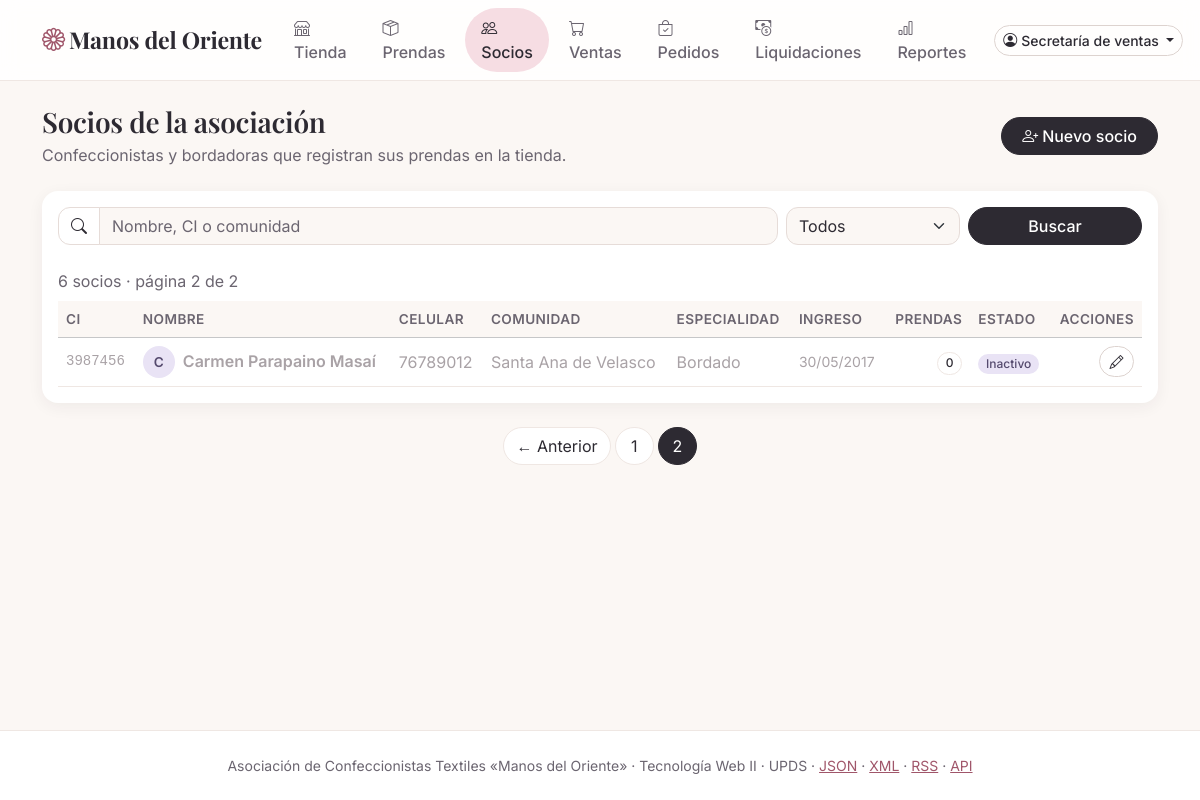
/socios.php?pagina=2 (signed in), run on the app's committed database.
### tables this page shows
CREATE TABLE socios (
    id             INT UNSIGNED  NOT NULL AUTO_INCREMENT,
    ci             VARCHAR(13)   NOT NULL COMMENT 'Cédula de identidad, con complemento opcional (1234567-1A)',
    nombre         VARCHAR(80)   NOT NULL,
    telefono       CHAR(8)       NOT NULL COMMENT 'Celular boliviano: 8 dígitos, empieza en 6 o 7',
    comunidad      VARCHAR(60)   NOT NULL,
    especialidad   ENUM('Costura', 'Bordado', 'Tejido', 'Estampado') NOT NULL,
    fecha_ingreso  DATE          NOT NULL,
    activo         TINYINT(1)    NOT NULL DEFAULT 1,
    creado_en      TIMESTAMP     NOT NULL DEFAULT CURRENT_TIMESTAMP,
    actualizado_en TIMESTAMP     NOT NULL DEFAULT CURRENT_TIMESTAMP ON UPDATE CURRENT_TIMESTAMP,
    PRIMARY KEY (id),
    UNIQUE KEY uq_socios_ci (ci),
    KEY ix_socios_nombre (nombre),
    CONSTRAINT ck_socios_telefono CHECK (telefono REGEXP '^[67][0-9]{7}$')
);

### src/Conexion.php (called while the page is built, shortened)
<?php
final class Conexion
{
    private static ?PDO $pdo = null;
    public static function obtener(): PDO
    {
        return self::$pdo ??= self::crear(configuracion_bd());
    }
    public static function crear(array $bd, bool $conBase = true): PDO
    {
        $dsn = "mysql:host={$bd['host']};port={$bd['puerto']};charset=utf8mb4" . ($conBase ? ";dbname={$bd['nombre']}" : '');
        $pdo = new PDO($dsn, $bd['usuario'], $bd['clave'], [
            PDO::ATTR_ERRMODE => PDO::ERRMODE_EXCEPTION,
            PDO::ATTR_DEFAULT_FETCH_MODE => PDO::FETCH_ASSOC,
            PDO::ATTR_EMULATE_PREPARES => false,
        ]);
        $pdo->exec("SET time_zone = '-04:00'");
        return $pdo;
    }
}

### src/Repositorio/SocioRepositorio.php (called while the page is built, shortened)
<?php
final class SocioRepositorio
{
    public function paginar(int $pagina = 1, int $porPagina = 10, string $texto = '', ?bool $activos = null): Pagina
    {
        $condiciones = [];
        $parametros = [];
        $texto = trim($texto);
        $donde = $condiciones === [] ? '' : ' WHERE ' . implode(' AND ', $condiciones);
        $contar = $this->pdo->prepare("SELECT COUNT(*) FROM socios s$donde");
        $contar->execute($parametros);
        $total = (int) $contar->fetchColumn();
        $pagina = Pagina::normalizar($pagina, $total, $porPagina);
        $consulta = $this->pdo->prepare('SELECT ' . self::COLUMNAS . ', COUNT(p.id) AS productos, COALESCE(SUM(p.stock), 0) AS unidades
            FROM socios s LEFT JOIN productos p ON p.socio_id = s.id' . $donde . '
            GROUP BY s.id ORDER BY s.activo DESC, s.nombre LIMIT :limite OFFSET :desde');
        $consulta->bindValue('limite', $porPagina, PDO::PARAM_INT);
        $consulta->bindValue('desde', ($pagina - 1) * $porPagina, PDO::PARAM_INT);
        $consulta->execute();
        $elementos = array_map(fn(array $f): array => [
            'socio' => self::hidratar($f), 'productos' => (int) $f['productos'], 'unidades' => (int) $f['unidades'],
        ], $consulta->fetchAll());
        return new Pagina($elementos, $total, $pagina, $porPagina);
    }
    public static function hidratar(array $fila, string $prefijo = ''): Socio
    {
        return new Socio(
            ci: $fila[$prefijo . 'ci'],
            nombre: $fila[$prefijo . 'nombre'],
            telefono: $fila[$prefijo . 'telefono'],
            comunidad: $fila[$prefijo . 'comunidad'],
            especialidad: $fila[$prefijo . 'especialidad'],
            fechaIngreso: $fila[$prefijo . 'fecha_ingreso'],
            activo: (bool) $fila[$prefijo . 'activo'],
            id: (int) $fila[$prefijo . 'id'],
        );
    }
}

### src/Repositorio/Pagina.php (called while the page is built, shortened)
<?php
final readonly class Pagina
{
    public function paginas(): int
    {
        return max(1, (int) ceil($this->total / $this->porPagina));
    }
    public function hayAnterior(): bool
    {
        return $this->pagina > 1;
    }
    public function haySiguiente(): bool
    {
        return $this->pagina < $this->paginas();
    }
    public static function normalizar(mixed $pedida, int $total, int $porPagina): int
    {
        $pagina = filter_var($pedida, FILTER_VALIDATE_INT, ['options' => ['min_range' => 1]]) ?: 1;
        return min($pagina, max(1, (int) ceil($total / $porPagina)));
    }
}

### src/Modelo/Socio.php (called while the page is built, shortened)
<?php
final readonly class Socio
{
    public function fechaIngresoTexto(): string
    {
        return DateTimeImmutable::createFromFormat('!Y-m-d', $this->fechaIngreso)->format('d/m/Y');
    }
}

### public/socios.php (the view, shortened to what this page needs)
<?php
$q = texto($_GET, 'q');
$estado = texto($_GET, 'estado');
$activos = match ($estado) { 'activos' => true, 'inactivos' => false, default => null };
$resultado = (new SocioRepositorio(Conexion::obtener()))->paginar(
    pagina: (int) filter_var(texto($_GET, 'pagina', '1'), FILTER_VALIDATE_INT, ['options' => ['default' => 1]]),
    porPagina: POR_PAGINA,
    texto: $q,
    activos: $activos,
);
require __DIR__ . '/../plantillas/cabecera.php';
?>
<div class="d-flex flex-wrap justify-content-between align-items-center gap-3 mb-4">
  <div>
    <h1 class="h3 mb-1">Socios de la asociación</h1>
    <p class="text-secondary mb-0">Confeccionistas y bordadoras que registran sus prendas en la tienda.</p>
  </div>
  <a class="btn btn-marca" href="/socio_form.php" data-modal data-titulo="Registrar socio"><i class="bi bi-person-plus me-1"></i>Nuevo socio</a>
</div>
<div class="card shadow-sm border-0">
  <div class="card-body">
    <form method="get" action="/socios.php" role="search" class="row g-2 mb-3">
      <div class="col-md-8">
        <div class="input-group">
          <span class="input-group-text bg-white"><i class="bi bi-search"></i></span>
          <input id="q" name="q" type="search" class="form-control" value="<?= e($q) ?>" placeholder="Nombre, CI o comunidad" maxlength="60">
        </div>
      </div>
      <div class="col-6 col-md-2">
        <select id="estado" name="estado" class="form-select">
          <option value="">Todos</option>
        </select>
      </div>
      <div class="col-6 col-md-2 d-grid"><button type="submit" class="btn btn-marca">Buscar</button></div>
    </form>
    <div class="table-responsive">
    <table class="table table-hover align-middle mb-0">
      <caption class="caption-top"><?= $resultado->total ?> socios<?= $resultado->paginas() > 1 ? " · página {$resultado->pagina} de {$resultado->paginas()}" : '' ?></caption>
      <thead class="table-light"><tr><th scope="col">CI</th><th scope="col">Nombre</th><th scope="col">Celular</th><th scope="col">Comunidad</th><th scope="col">Especialidad</th><th scope="col">Ingreso</th><th scope="col" class="text-end">Prendas</th><th scope="col">Estado</th><th scope="col" class="text-end">Acciones</th></tr></thead>
      <tbody>
      <?php foreach ($resultado->elementos as ['socio' => $s, 'productos' => $prendas]): ?>
        <tr<?= $s->activo ? '' : ' class="agotado"' ?>>
          <td class="font-monospace small"><?= e($s->ci) ?></td>
          <td class="fw-semibold"><span class="avatar me-2" aria-hidden="true"><?= e(mb_substr($s->nombre, 0, 1)) ?></span><?= e($s->nombre) ?></td>
          <td><?= e($s->telefono) ?></td>
          <td><?= e($s->comunidad) ?></td>
          <td><?= e($s->especialidad) ?></td>
          <td class="small text-nowrap"><?= e($s->fechaIngresoTexto()) ?></td>
          <td class="text-end"><span class="badge rounded-pill text-bg-light border"><?= $prendas ?></span></td>
          <td><?= $s->activo ? '<span class="badge text-bg-success">Activo</span>' : '<span class="badge text-bg-secondary">Inactivo</span>' ?></td>
          <td class="text-end text-nowrap acciones">
            <a class="btn btn-sm btn-outline-secondary" href="/socio_form.php?id=<?= $s->id ?>" data-modal data-titulo="Editar socio" title="Editar"><i class="bi bi-pencil"></i><span class="visually-hidden">Editar</span></a>
          </td>
        </tr>
      <?php endforeach; ?>
      </tbody>
    </table>
    </div>
  </div>
</div>
<?= paginacion($resultado, '/socios.php', ['q' => $q, 'estado' => $estado]) ?>
<?php require __DIR__ . '/../plantillas/pie.php'; ?>

### public/css/estilo.css (style rules this page uses)
:root { --crema: #fbf7f4; --tinta: #2d2a32; --tinta-suave: #6b6570; --rosa: #f6dde3; --rosa-medio: #ebbcc6; --rosa-texto: #a0566a; --lavanda: #e9e3f5; --menta: #dff1e8; --durazno: #fde8db; --salvia: #4c7a69; --borde: #efe7e3; --bs-body-bg: var(--crema); --bs-body-color: var(--tinta); --bs-body-font-family: "Inter", "Segoe UI", system-ui, sans-serif; --bs-link-color-rgb: 160, 86, 106; --bs-link-hover-color-rgb: 45, 42, 50; --bs-border-color: var(--borde); --bs-border-radius: .75rem; --bs-secondary-color: var(--tinta-suave); }
h1, h2, .h1, .h2, .h3, .display-6, .navbar-brand, .modal-title { font-family: "Playfair Display", Georgia, serif; letter-spacing: -.01em; }
.text-secondary { color: var(--tinta-suave) !important; }
.btn { border-radius: 50rem; font-weight: 500; }
.btn-marca { --bs-btn-color: #fff; --bs-btn-bg: var(--tinta); --bs-btn-border-color: var(--tinta); --bs-btn-hover-color: #fff; --bs-btn-hover-bg: #4a4452; --bs-btn-hover-border-color: #4a4452; --bs-btn-active-bg: #1f1c23; --bs-btn-active-border-color: #1f1c23; --bs-btn-disabled-bg: var(--tinta); --bs-btn-disabled-border-color: var(--tinta); padding-inline: 1.25rem; }
.btn-outline-secondary { --bs-btn-color: var(--tinta); --bs-btn-border-color: #ddd3cf; --bs-btn-hover-bg: var(--crema); --bs-btn-hover-color: var(--tinta); --bs-btn-hover-border-color: #cfc3be; --bs-btn-active-bg: var(--rosa); --bs-btn-active-color: var(--tinta); }
.form-control, .form-select, .input-group-text { border-color: #e6dcd8; }
.card { --bs-card-bg: #fff; --bs-card-border-radius: 1rem; }
.shadow-sm { box-shadow: 0 .25rem 1rem rgba(45, 42, 50, .06) !important; }
.input-group { position: relative; }
.badge { font-weight: 500; }
.badge.text-bg-secondary { background: var(--lavanda) !important; color: #554a6e !important; }
.badge.text-bg-light { background: #fff !important; color: var(--tinta) !important; }
.table { --bs-table-bg: #fff; --bs-table-hover-bg: #fdf6f7; }
.table > thead th { font-weight: 600; font-size: .85rem; color: var(--tinta-suave); text-transform: uppercase; letter-spacing: .03em; }
.table-light { --bs-table-bg: var(--crema); }
.table caption { color: var(--tinta-suave); }
.table tr.agotado td { color: #a9a2a6; }
.avatar { display: inline-flex; align-items: center; justify-content: center; width: 2rem; height: 2rem; border-radius: 50%; background: var(--lavanda); color: #554a6e; font-size: .85rem; font-weight: 600; }
.acciones .btn { --bs-btn-padding-x: .6rem; }

### data on the page
socios: ci "3987456", nombre "C", nombre "Carmen Parapaino Masaí", telefono "76789012", comunidad "Santa Ana de Velasco", especialidad "Bordado", fecha_ingreso "30/05/2017", prendas "0", activo "Inactivo"

### other printed values
NOMBRE_TIENDA "Manos del Oriente"
$texto "Tienda"
$texto "Prendas"
$texto "Socios"
$texto "Ventas"
$texto "Pedidos"
$texto "Liquidaciones"
$texto "Reportes"
$usuarioSesion->nombre "Secretaría de ventas"
$resultado->total "6"
$resultado->pagina "2"
$resultado->paginas() "2"
NOMBRE_ASOCIACION "Asociación de Confeccionistas Textiles «Manos del Oriente»"
